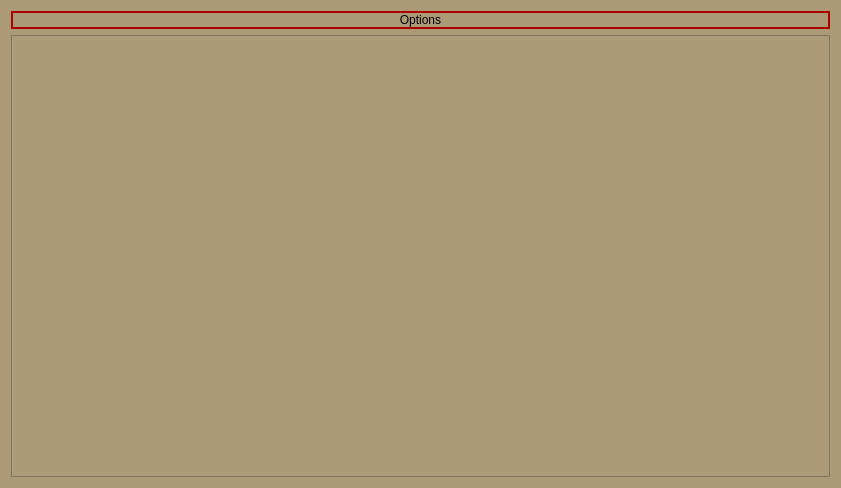
<?xml version="1.0" encoding="UTF-8"?>
<ui version="4.0">
 <class>webcam</class>
 <widget class="QDialog" name="webcam">
  <property name="geometry">
   <rect>
    <x>0</x>
    <y>0</y>
    <width>841</width>
    <height>488</height>
   </rect>
  </property>
  <property name="windowTitle">
   <string>Dialog</string>
  </property>
  <property name="styleSheet">
   <string notr="true">*
{
background:#ac9976;
}</string>
  </property>
  <layout class="QVBoxLayout" name="verticalLayout">
   <item>
    <widget class="QPushButton" name="opcionesPushButton">
     <property name="styleSheet">
      <string notr="true"> QPushButton {
color: #000000;
border: 2px solid #aa0000;
font: 12pt &quot;Yu Gothic UI Semibold&quot;;
border-radius: 13px;
padding: 0px;
background: qradialgradient(cx: 0.3, cy: -0.4,
fx: 0.3, fy: -0.4,
radius: 1.89, stop: 0 #ffffff, stop: 1 #888);
min-width: 80px;
}

QPushButton:hover {
background: qradialgradient(cx: 0.3, cy: -0.4,
fx: 0.3, fy: -0.4,
radius: 1.89, stop: 0 #ffffff, stop: 1 #bbb);
}

 QPushButton:pressed {
background: qradialgradient(cx: 0.4, cy: -0.1,
fx: 0.4, fy: -0.1,
radius: 1.89, stop: 0 #ffffff, stop: 1 #ddd);
}</string>
     </property>
     <property name="text">
      <string>Options</string>
     </property>
    </widget>
   </item>
   <item>
    <widget class="QScrollArea" name="scrollArea">
     <property name="widgetResizable">
      <bool>true</bool>
     </property>
     <widget class="QWidget" name="scrollAreaWidgetContents">
      <property name="geometry">
       <rect>
        <x>0</x>
        <y>0</y>
        <width>821</width>
        <height>437</height>
       </rect>
      </property>
     </widget>
    </widget>
   </item>
  </layout>
 </widget>
 <resources/>
 <connections/>
</ui>
